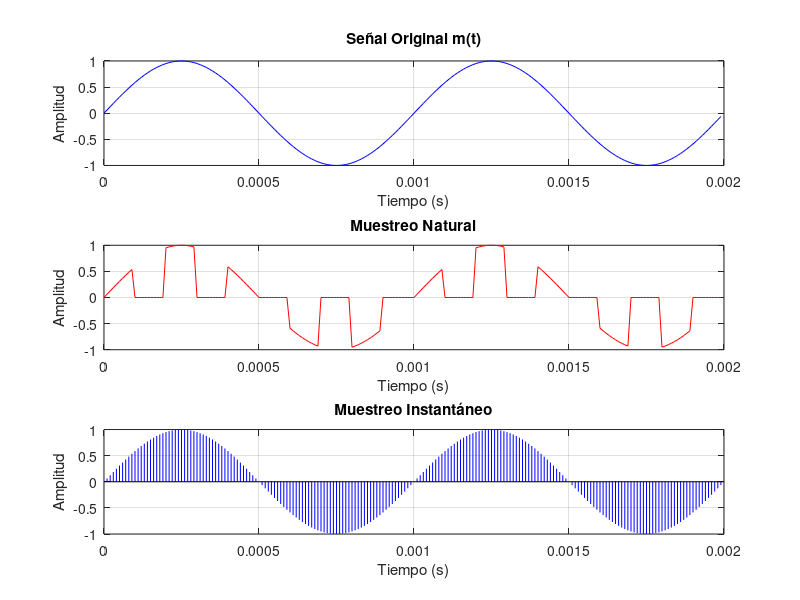
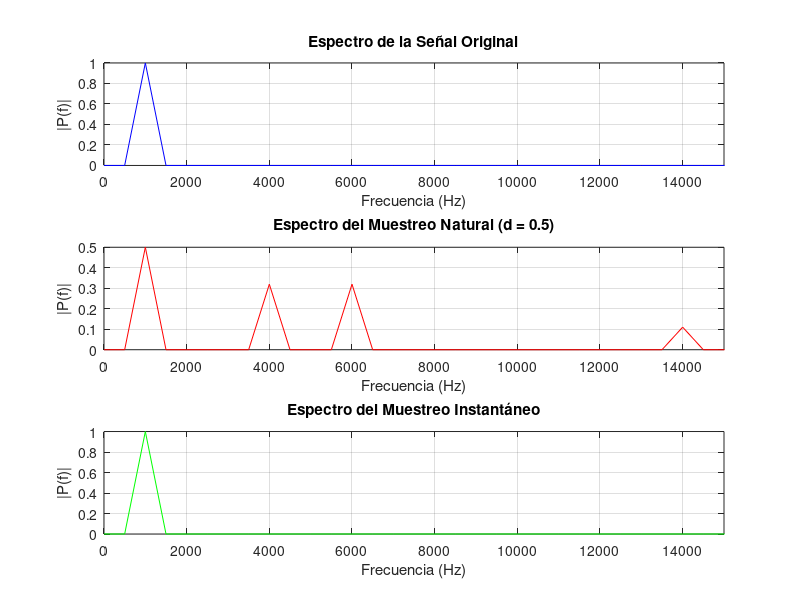
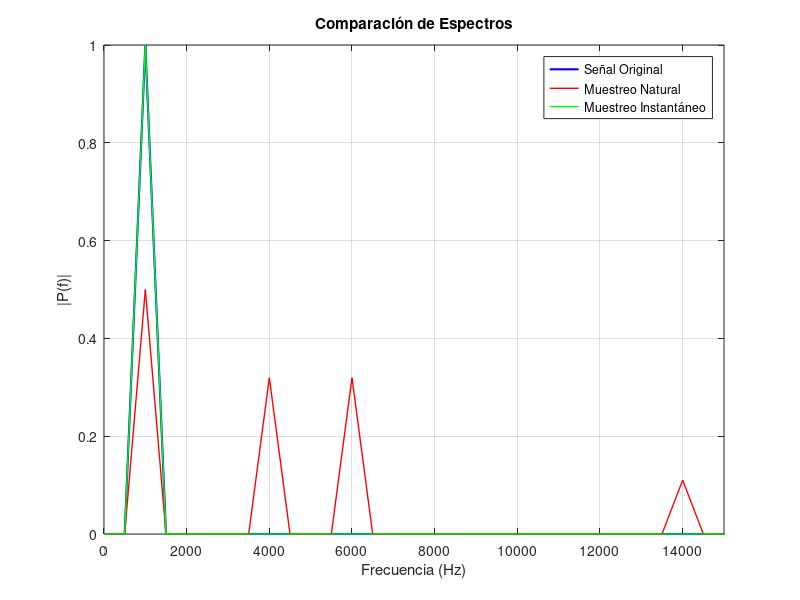
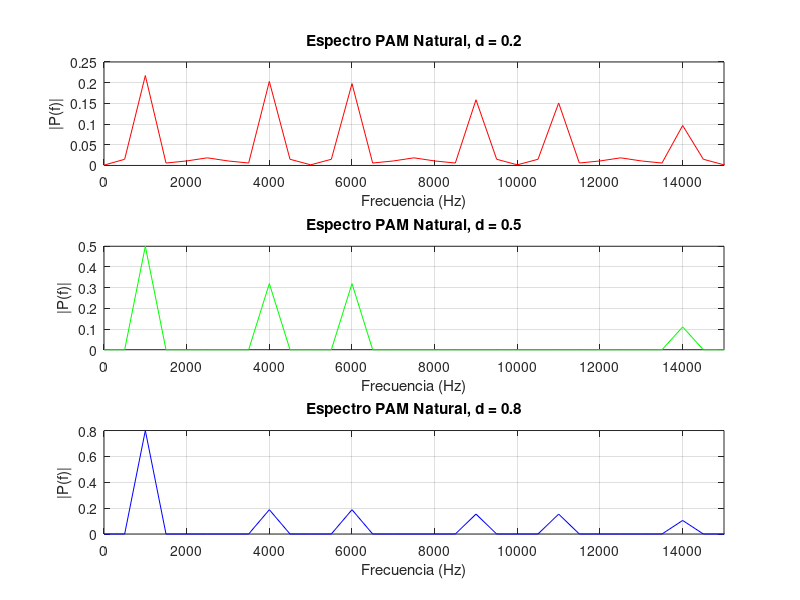

These figures' MATLAB source, in order:
clc; clear; close all;
% Parámetros configurables
A = 1; % Amplitud de la señal
Fc = 1000; % Frecuencia de la señal (Hz)
Fs = 5000; % Frecuencia de muestreo (Hz)
d = 0.5; % Ciclo de trabajo (0 < d <= 1)
ts = 1/100000; % Período de muestreo de la señal
% Generación de la señal original
T = 1/Fc; % Período de la señal
n_samples = 200; % Número de muestras para 2 ciclos
% Vector de tiempo
t = 0:ts:(n_samples-1)*ts;
m_t = A * sin(2 * pi * Fc * t);
% Muestreo natural
Ts = 1/Fs; % Período de muestreo
n_samples_pam = floor(length(t) / (Ts / ts));
t_pam = 0:ts:(n_samples-1)*ts;
m_pam = A * sin(2 * pi * Fc * t_pam);
width = d * Ts; % Duración de cada pulso
%% Muestreo Natural PAM
% Generar tren de pulsos natural
natural_samples = zeros(size(t));
for i = 0:floor(max(t)/Ts)
 pulse_start = i*Ts;
 pulse_end = pulse_start + width;
 natural_samples((t >= pulse_start) & (t < pulse_end)) = 1;
end
pam_natural = m_t .* natural_samples; % Señal PAM natural
% Muestreo instantáneo
instant_pulses = zeros(size(t));
for i = 1:length(t_pam)
 idx = find(t >= t_pam(i), 1);
 instant_pulses(idx) = m_pam(i);
end
% Gráficos de las señales en el tiempo
figure;
subplot(3,1,1);
plot(t, m_t, 'b');
xlabel('Tiempo (s)'); ylabel('Amplitud');
title('Señal Original m(t)');
grid on;
subplot(3,1,2);
plot(t, pam_natural, 'r');
xlabel('Tiempo (s)'); ylabel('Amplitud');
title('Muestreo Natural');
grid on;
subplot(3,1,3);
stem(t, instant_pulses, 'b', 'Marker', 'none');
xlabel('Tiempo (s)'); ylabel('Amplitud');
title('Muestreo Instantáneo');
grid on;

%% CÁLCULO DE LA TRANSFORMADA DE FOURIER DE CADA SEÑAL
% Longitud de las señales
L = length(t);
% Frecuencia de muestreo efectiva
Fs_eff = 1/ts;
% Calcular las transformadas de Fourier
Y_original = fft(m_t);
Y_natural = fft(pam_natural);
Y_instant = fft(instant_pulses);
% Vector de frecuencia para el eje x
f = Fs_eff*(0:(L/2))/L;
% Magnitud de las transformadas (solo parte positiva)
P_original = abs(Y_original/L);
P_original = P_original(1:L/2+1);
P_original(2:end-1) = 2*P_original(2:end-1);
P_natural = abs(Y_natural/L);
P_natural = P_natural(1:L/2+1);
P_natural(2:end-1) = 2*P_natural(2:end-1);
P_instant = abs(Y_instant/L);
P_instant = P_instant(1:L/2+1);
P_instant(2:end-1) = 2*P_instant(2:end-1);

% Gráfico de las transformadas de Fourier
figure;
subplot(3,1,1);
plot(f, P_original, 'b');
xlabel('Frecuencia (Hz)'); ylabel('|P(f)|');
title('Espectro de la Señal Original');
grid on;
xlim([0 3*Fs]); % Limitar el eje x para mejor visualización

subplot(3,1,2);
plot(f, P_natural, 'r');
xlabel('Frecuencia (Hz)'); ylabel('|P(f)|');
title(sprintf('Espectro del Muestreo Natural (d = %.1f)', d));
grid on;
xlim([0 3*Fs]); % Limitar el eje x para mejor visualización

subplot(3,1,3);
plot(f, P_instant, 'g');
xlabel('Frecuencia (Hz)'); ylabel('|P(f)|');
title('Espectro del Muestreo Instantáneo');
grid on;
xlim([0 3*Fs]); % Limitar el eje x para mejor visualización

% Figura con las tres transformadas superpuestas para comparación
figure;
plot(f, P_original, 'b', 'LineWidth', 1.5);
hold on;
plot(f, P_natural, 'r', 'LineWidth', 1);
plot(f, P_instant, 'g', 'LineWidth', 1);
xlabel('Frecuencia (Hz)'); ylabel('|P(f)|');
title('Comparación de Espectros');
legend('Señal Original', 'Muestreo Natural', 'Muestreo Instantáneo');
grid on;
xlim([0 3*Fs]); % Limitar el eje x para mejor visualización

% Experimento adicional: Variación del ciclo de trabajo
figure;
d_values = [0.2, 0.5, 0.8];
colors = ['r', 'g', 'b'];

for i = 1:length(d_values)
    d_test = d_values(i);
    width_test = d_test * Ts;
    
    % Generar tren de pulsos natural con nuevo ciclo de trabajo
    natural_samples_test = zeros(size(t));
    for j = 0:floor(max(t)/Ts)
        pulse_start = j*Ts;
        pulse_end = pulse_start + width_test;
        natural_samples_test((t >= pulse_start) & (t < pulse_end)) = 1;
    end
    pam_natural_test = m_t .* natural_samples_test;
    
    % Calcular espectro
    Y_natural_test = fft(pam_natural_test);
    P_natural_test = abs(Y_natural_test/L);
    P_natural_test = P_natural_test(1:L/2+1);
    P_natural_test(2:end-1) = 2*P_natural_test(2:end-1);
    
    % Graficar
    subplot(3,1,i);
    plot(f, P_natural_test, colors(i));
    xlabel('Frecuencia (Hz)'); ylabel('|P(f)|');
    title(sprintf('Espectro PAM Natural, d = %.1f', d_test));
    grid on;
    xlim([0 3*Fs]);
end

% Experimento adicional: Variación de la frecuencia de muestreo
figure;
Fs_values = [3000, 5000, 8000];
colors = ['r', 'g', 'b'];

for i = 1:length(Fs_values)
    Fs_test = Fs_values(i);
    Ts_test = 1/Fs_test;
    width_test = d * Ts_test;
    
    % Generar tren de pulsos natural con nueva frecuencia de muestreo
    natural_samples_test = zeros(size(t));
    for j = 0:floor(max(t)/Ts_test)
        pulse_start = j*Ts_test;
        pulse_end = pulse_start + width_test;
        natural_samples_test((t >= pulse_start) & (t < pulse_end)) = 1;
    end
    pam_natural_test = m_t .* natural_samples_test;
    
    % Calcular espectro
    Y_natural_test = fft(pam_natural_test);
    P_natural_test = abs(Y_natural_test/L);
    P_natural_test = P_natural_test(1:L/2+1);
    P_natural_test(2:end-1) = 2*P_natural_test(2:end-1);
    
    % Graficar
    subplot(3,1,i);
    plot(f, P_natural_test, colors(i));
    xlabel('Frecuencia (Hz)'); ylabel('|P(f)|');
    title(sprintf('Espectro PAM Natural, Fs = %d Hz', Fs_test));
    grid on;
    xlim([0 3*Fs_test]);
end
